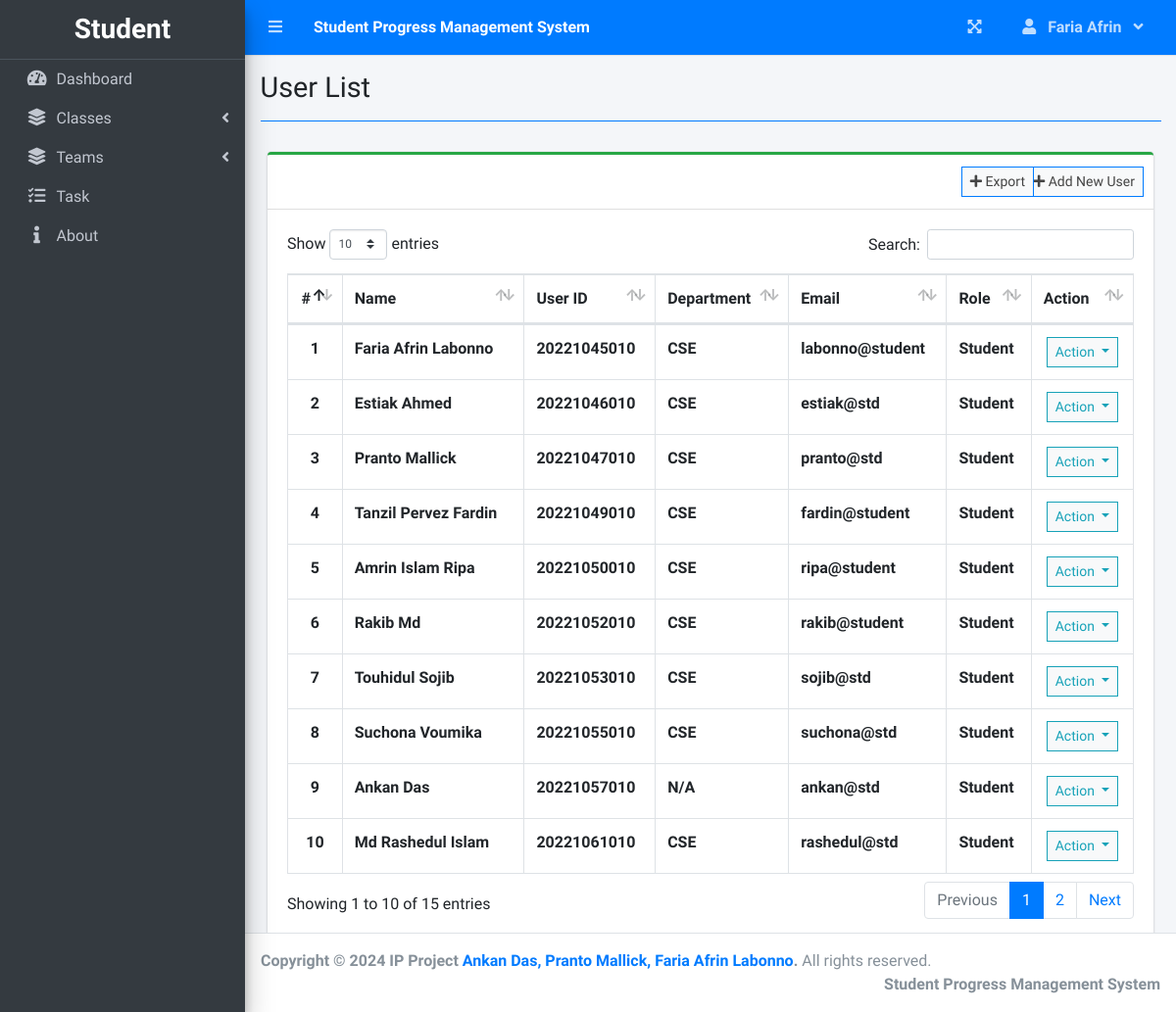
Before: /index.php?page=user_list (signed in) with the older database file.
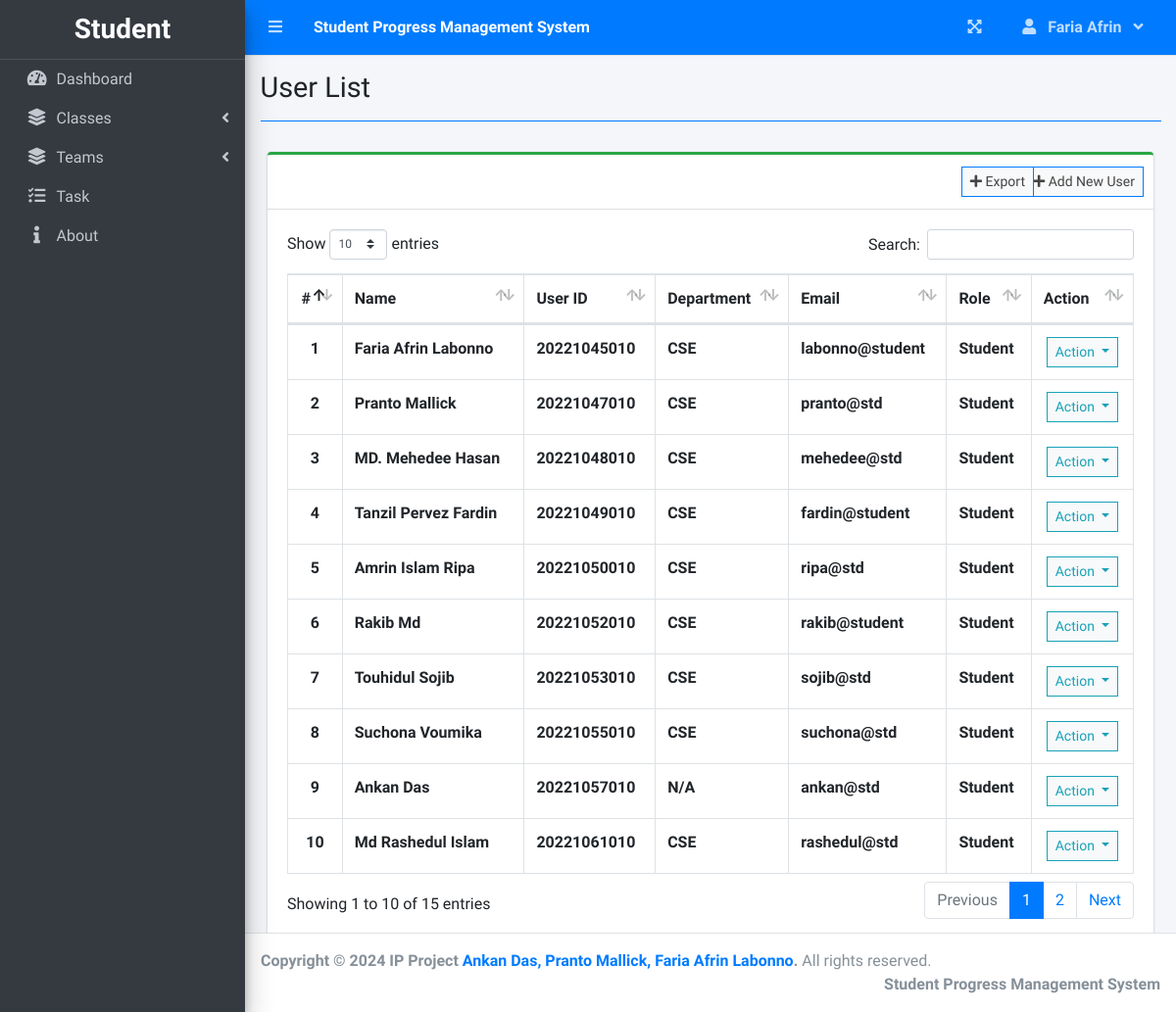
After: the same page with the newer database file.
### tables this page shows
CREATE TABLE `students` (
  `id` int(30) NOT NULL,
  `firstname` varchar(200) NOT NULL,
  `lastname` varchar(200) NOT NULL,
  `email` varchar(200) NOT NULL,
  `password` text NOT NULL,
  `type` tinyint(1) NOT NULL DEFAULT 3 COMMENT '1 = admin, 2 = instractor,3 = student',
  `avatar` text NOT NULL DEFAULT 'no-image-available.png',
  `date_created` datetime NOT NULL DEFAULT current_timestamp(),
  `s_id` bigint(12) DEFAULT NULL,
  `dept` int(11) NOT NULL DEFAULT 0 COMMENT '1 = CSE , 2= EEE, 3 = CE'
);

### user_list.php (the view, shortened to what this page needs)
<?php include'db_connect.php' ?>
<div class="col-lg-12">
	<div class="card card-outline card-success">
		<div class="card-header">
			<div class="card-tools">
				<a class="btn btn-block btn-sm btn-default btn-flat border-primary" href="./index.php?page=new_user"><i class="fa fa-plus"></i> Add New User</a>
			</div>
			<div class="card-tools">
				<a class="btn btn-block btn-sm btn-default btn-flat border-primary" href="export.php" target="_blank"><i class="fa fa-plus"></i> Export</a>
			</div>
		</div>
		<div class="card-body">
			<table class="table tabe-hover table-bordered" id="list">
				<thead>
					<tr>
						<th class="text-center">#</th>
						<th>Name</th>
						<th>User ID</th>
						<th>Department</th>
						<th>Email</th>
						<th>Role</th>
						<th>Action</th>
					</tr>
				</thead>
				<tbody>
					<?php
					$i = 1;
					$type = array('',"Admin","Instructor","Student");
					$dpt = array("N/A","CSE","EEE","CE");
					$qry = $conn->query("SELECT *,concat(firstname,' ',lastname) as name FROM students order by s_id asc");
					while($row= $qry->fetch_assoc()):
					?>
					<tr>
						<th class="text-center"><?php echo $i++ ?></th>
						<td><b><?php echo ucwords($row['name']) ?></b></td>
						<td><b><?php echo ucwords($row['s_id']) ?></b></td>
						<td><b><?php echo $dpt[$row['dept']] ?></b></td>
						<td><b><?php echo $row['email'] ?></b></td>
						<td><b><?php echo $type[$row['type']] ?></b></td>
						<td class="text-center">
							<button type="button" class="btn btn-default btn-sm btn-flat border-info wave-effect text-info dropdown-toggle" data-toggle="dropdown" aria-expanded="true">
		                      Action
		                    </button>
						</td>
					</tr>
				<?php endwhile; ?>
				</tbody>
			</table>
		</div>
	</div>
</div>

### sidebar.php (shortened to what this page needs)
<aside class="main-sidebar sidebar-dark-primary elevation-4">
  <div class="dropdown">
 	<a href="./" class="brand-link">
      <?php if($_SESSION['login_type'] == 1): ?>
      <h3 class="text-center p-0 m-0"><b>ADMIN</b></h3>
      <?php elseif($_SESSION['login_type'] == 2): ?>
      <h3 class="text-center p-0 m-0"><b>Instructor</b></h3>
      <?php else: ?>
      <h3 class="text-center p-0 m-0"><b>Student</b></h3>
      <?php endif; ?>
  </a>
  </div>
  <div class="sidebar pb-4 mb-4">
    <nav class="mt-2">
      <ul class="nav nav-pills nav-sidebar flex-column nav-flat" data-widget="treeview" role="menu" data-accordion="false">
        <li class="nav-item dropdown">
          <a href="./" class="nav-link nav-home">
            <i class="nav-icon fas fa-tachometer-alt"></i>
            <p>
              Dashboard
            </p>
          </a>
        </li>
        <li class="nav-item">
          <a href="#" class="nav-link nav-edit_project nav-view_project">
            <i class="nav-icon fas fa-layer-group"></i>
            <p>
              Classes
              <i class="right fas fa-angle-left"></i>
            </p>
          </a>
       </li>
       <li class="nav-item">
          <a href="#" class="nav-link nav-edit_project nav-view_project">
            <i class="nav-icon fas fa-layer-group"></i>
            <p>
              Teams
              <i class="right fas fa-angle-left"></i>
            </p>
          </a>
       </li>
        <li class="nav-item">
              <a href="./index.php?page=task_list" class="nav-link nav-task_list">
                <i class="fas fa-tasks nav-icon"></i>
                <p>Task</p>
              </a>
        </li>
<li class="nav-item">
          <a href="about.php" class="nav-link">
            <i class="nav-icon fas fa-solid fa-info"></i>
            <p>
              About
            </p>
          </a>
        </li>
      </ul>
    </nav>
  </div>
</aside>

Changed rows visible on the page:
removed students: name "Estiak Ahmed", s "20221046010", dept "CSE", email "estiak@std", type "Student"
added students: name "MD. Mehedee Hasan", s "20221048010", dept "CSE", email "mehedee@std", type "Student"
changed students: email "ripa@student" → "ripa@std"
